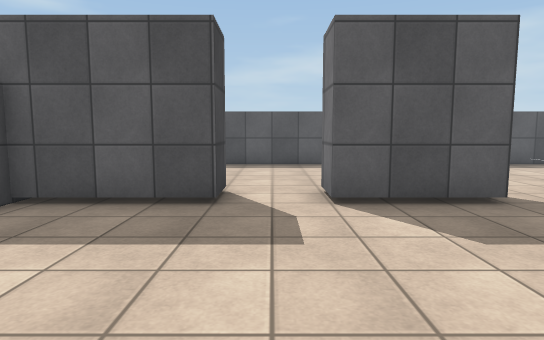
view 1 (above)

16 first-person views from a walk through a Unity game level. The camera is 1.2 m above the floor, tilts 6° down and sees 75° across. The floor is counted in squares, 1 m on a side. Each view is taken from the middle of a square. On the plan, view 1 faces up. The plan holds only what a view shows up to about 14 squares ahead; the rest is blank. The player character is not drawn. Some surface patterns are stand-ins.

view 2
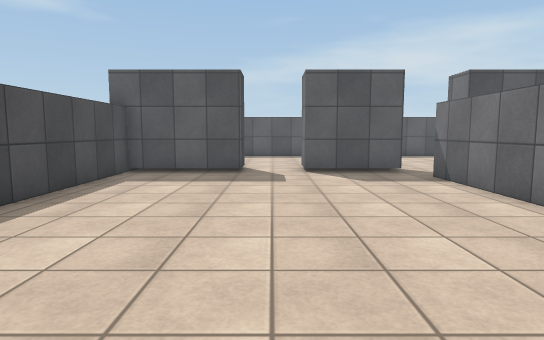

view 3
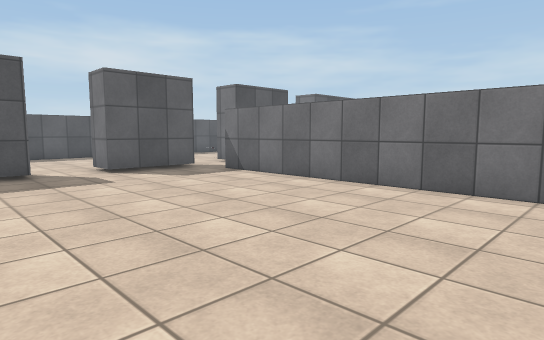

view 4
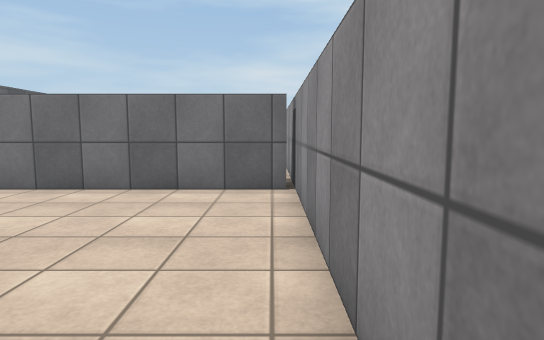

view 5
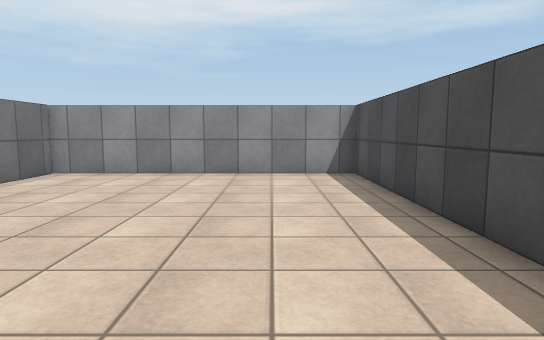

view 6
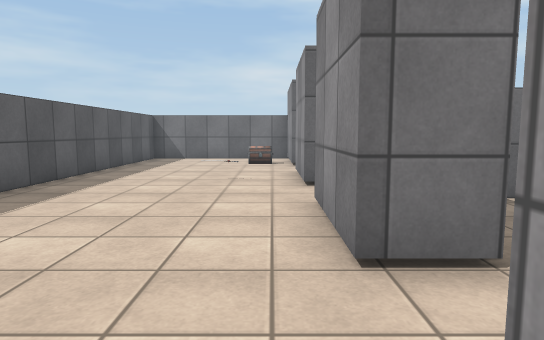

view 7
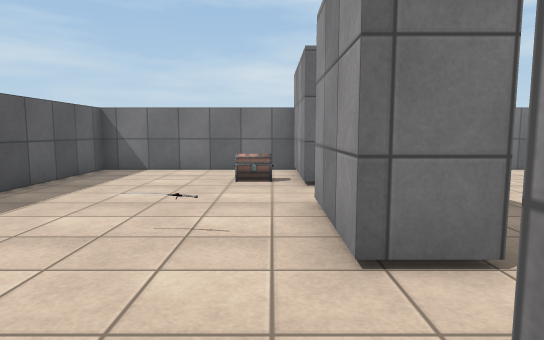

view 8
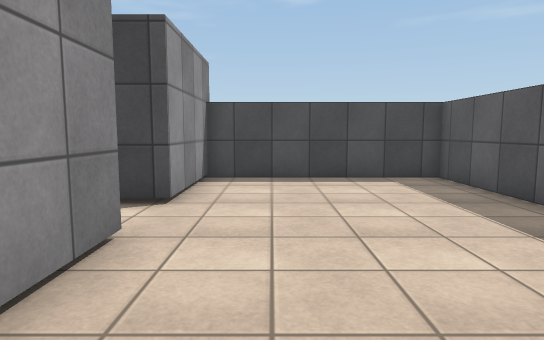

view 9
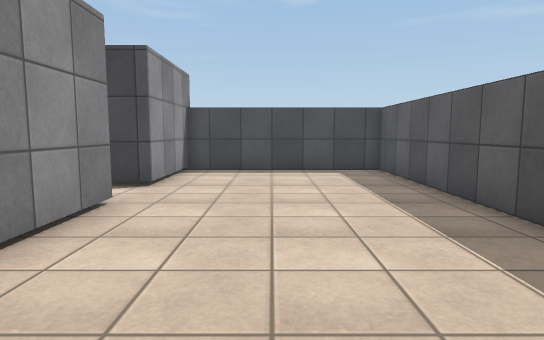

view 10
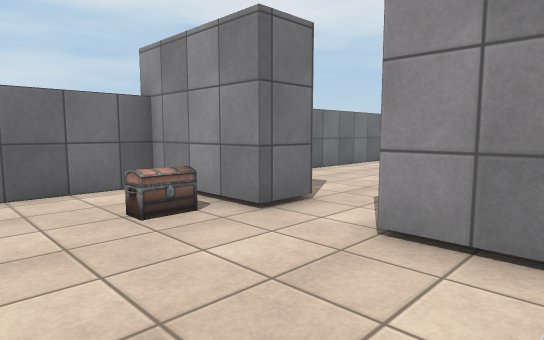

view 11
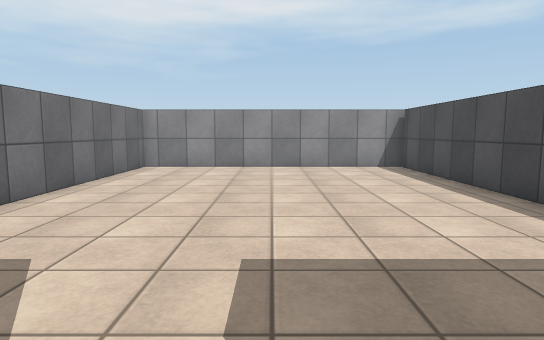

view 12
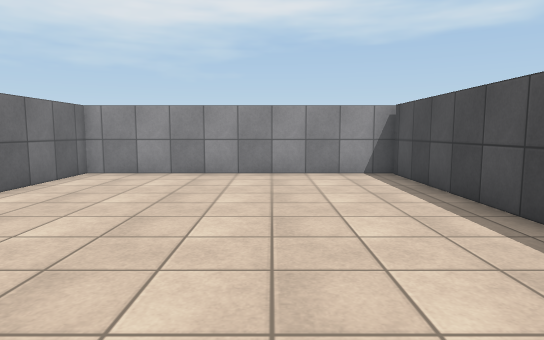

view 13
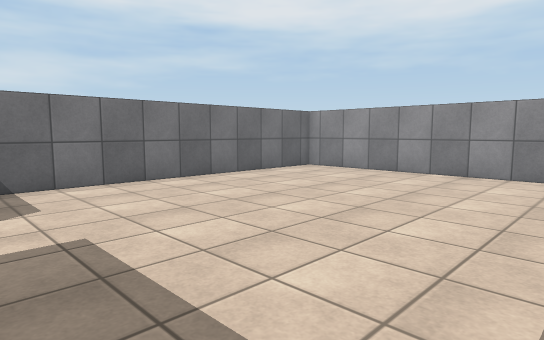

view 14
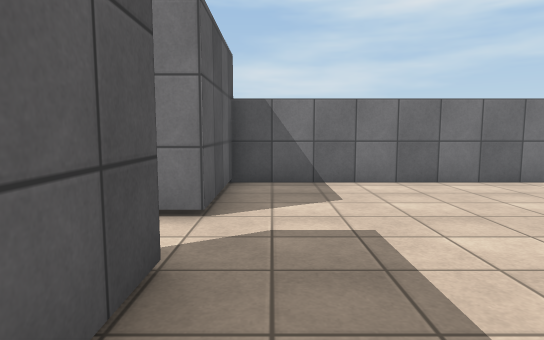

view 15
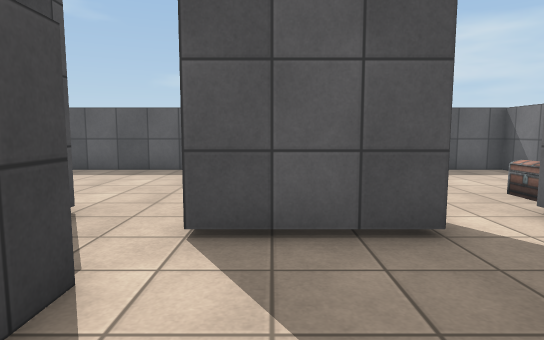

view 16
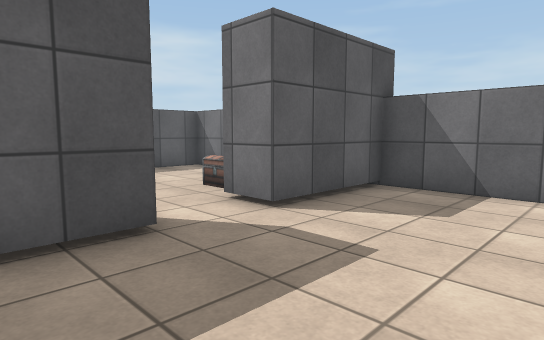

### Floor plan
Points are (right, up) in squares from view 1. A wall is a line through its corners. A room is listed if a view was taken in it or the views show most of it. See-through windows are left out.
Room 1 (views 1, 2, 3, 4, 5)
walls: (4.4, -5.4) (4.4, 4.8); (4.1, 6) (1, 6) (1, 7.3); (-0.9, 7.3) (-0.9, 6) (-4.5, 6) (-4.5, -5.5) (5, -5.5)
ways out: opening at (0, 6.5) to room 2; opening at (5, 5) to room 3
Room 2 (views 6, 7, 8, 9, 10)
walls: (6, 7.3) (9, 7.3); (1, 7.3) (4.1, 7.3); (11, 7.3) (14.5, 7.3) (14.5, 13.5) (-4.5, 13.5) (-4.5, 7.3) (-0.9, 7.3)
ways out: opening at (0, 6.5) to room 1; opening at (5, 6.5) to room 3; opening at (10, 6.5) to room 3
objects: chest (12, 8) to (12, 9)
Room 3 (views 11, 12, 13, 14, 15, 16)
walls: (5.4, 1.1) (5.4, -5.4); (9, 6) (6, 6) (6, 7.3); (5.4, 4.8) (5.4, 3.9); (5, -5.5) (14.5, -5.5) (14.5, 6) (11, 6) (11, 7.3)
ways out: opening at (5, 5) to room 1; opening at (5, 6.5) to room 2; opening at (10, 6.5) to room 2

Positions as (right, up) in squares from view 1, and headings:
1: (0, 0), facing up
2: (0, -5), facing up
3: (-3, -5), facing up-right
4: (-3, -5), facing right
5: (-2, 5), facing down
6: (-2, 8), facing right
7: (3, 8), facing right
8: (5, 9), facing left
9: (7, 10), facing left
10: (7, 11), facing down-right
11: (10, 7), facing down
12: (9, 5), facing down
13: (6, 5), facing down-right
14: (6, 5), facing right
15: (7, 2), facing up
16: (7, 2), facing up-right
